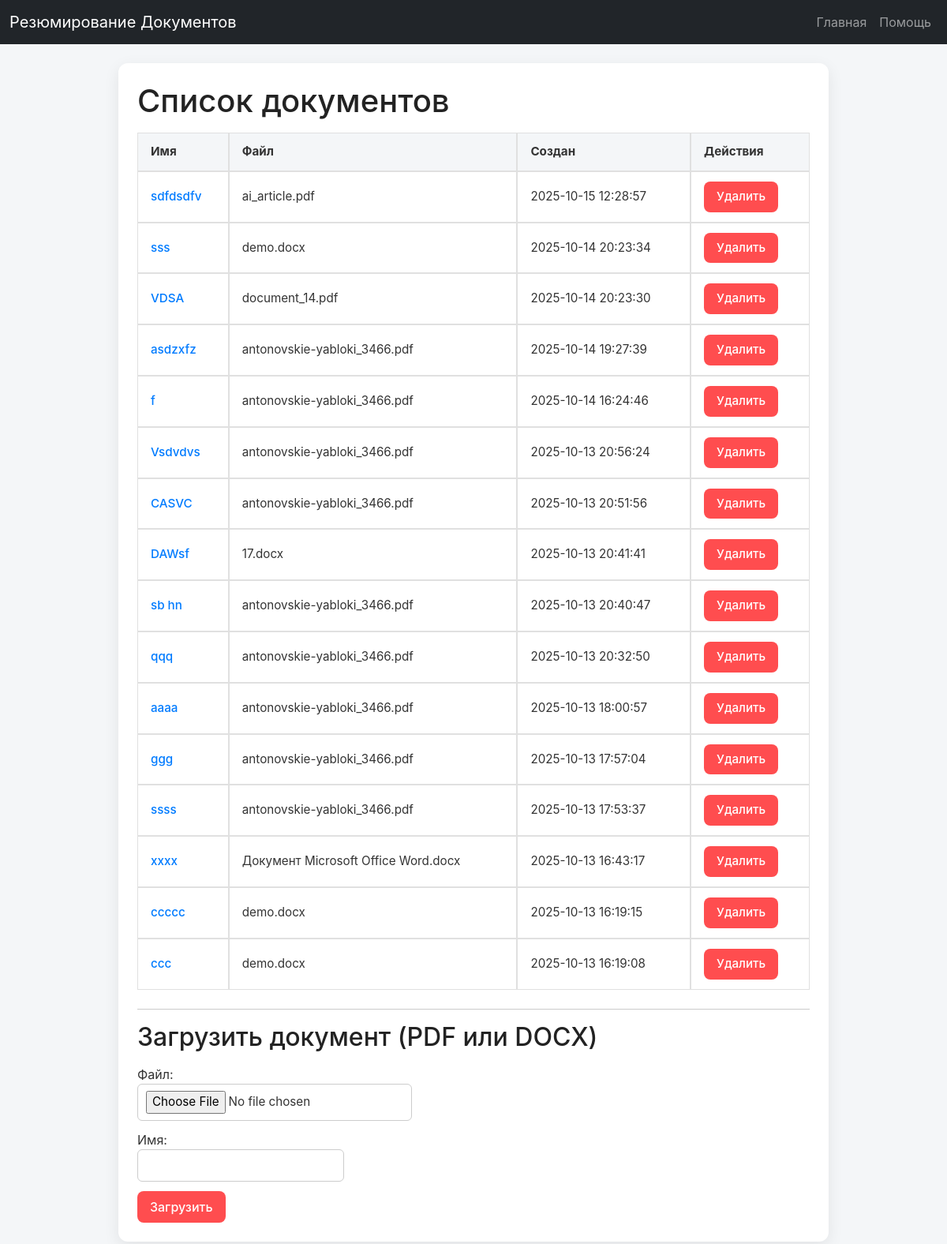
Before: / with the older database file.
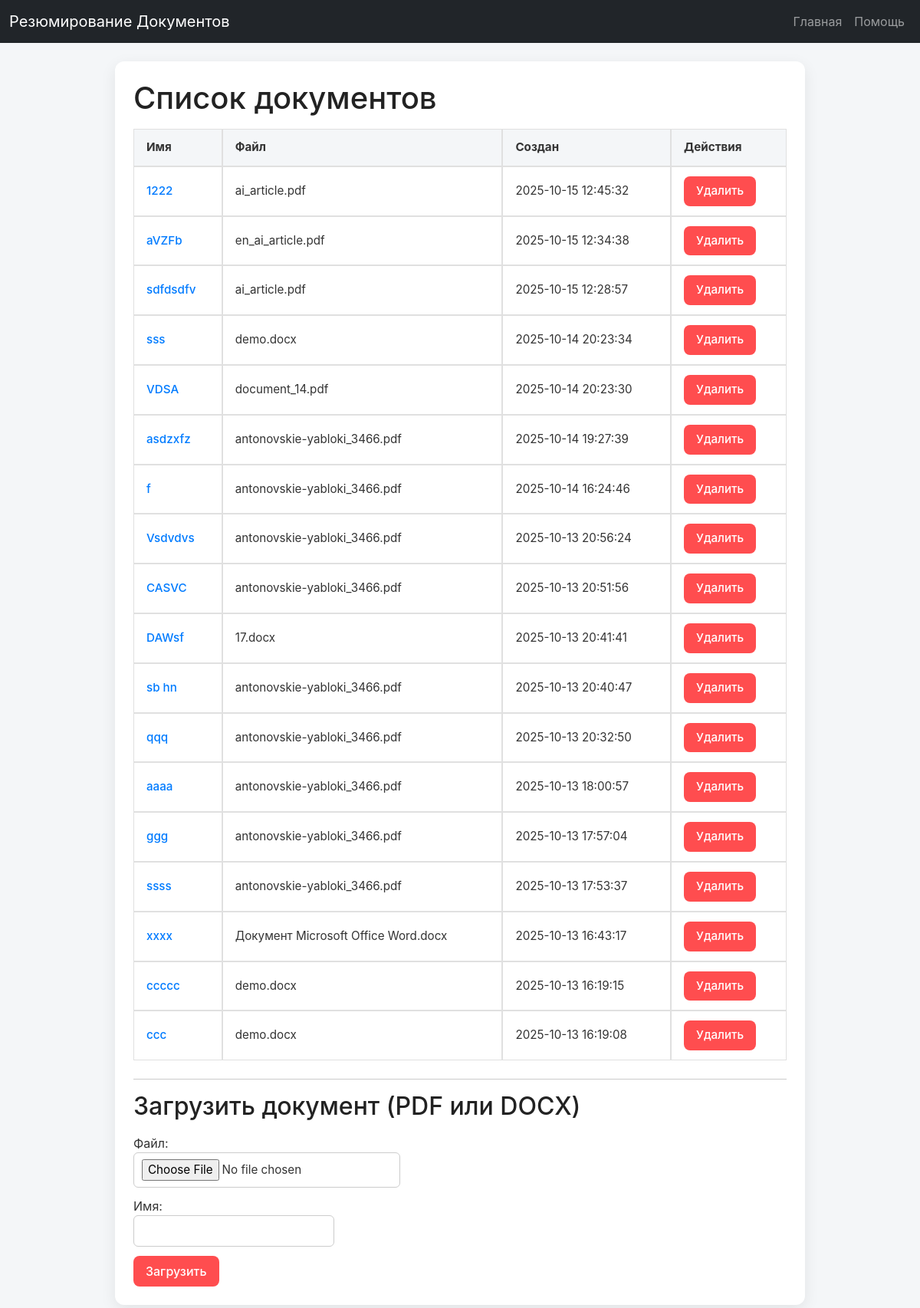
After: the same page with the newer database file.
### models.py (models this page shows)
class TextDocument(Base):
    __tablename__ = "text_documents"
    id = Column(Integer, primary_key=True, autoincrement=True)
    file_name = Column(String, nullable=False)
    name = Column(String, nullable=False, unique=True)
    original_text = Column(String, nullable=False)
    summary_json = Column(JSON, nullable=False)
    created_at = Column(DateTime(timezone=True), server_default=func.now())

### web_routes.py (the view)
@router.get("/", response_class=HTMLResponse)
async def index(request: Request, service: DocumentService = Depends(get_document_service)):
    docs = await service.list_documents_info()
    return request.app.templates.TemplateResponse(
        "index.html",
        {
            "request": request,
            "documents": docs
        }
    )

### templates/index.html (shortened to what this page needs)
{% extends "base.html" %}
{% block content %}
  <h1>Список документов</h1>
  {% if documents %}
    <table class="docs">
      <thead>
        <tr><th>Имя</th><th>Файл</th><th>Создан</th><th>Действия</th></tr>
      </thead>
      <tbody>
      {% for d in documents %}
        <tr>
          <td><a href="/documents/{{ d.id }}">{{ d.name }}</a></td>
          <td>{{ d.file_name }}</td>
          <td>{{ d.created_at or "-" }}</td>
          <td>
            <form action="/documents/{{ d.id }}/delete" method="post" style="display:inline">
              <button type="submit" onclick="return confirm('Удалить {{ d.name }}?')">Удалить</button>
            </form>
          </td>
        </tr>
      {% endfor %}
      </tbody>
    </table>
  {% else %}
    <p>Документов пока нет.</p>
  {% endif %}
  <hr/>
  <h2>Загрузить документ (PDF или DOCX)</h2>
  <form action="/documents/upload" method="post" enctype="multipart/form-data">
    <label>Файл:<br/>
      <input type="file" name="file" accept=".pdf,.docx" required>
    </label>
    <br/>
    <label>Имя:<br/>
      <input type="text" name="name" style="width: 100%" required>
    </label>
    <br/>
    <button type="submit">Загрузить</button>
  </form>
{% endblock %}

### templates/base.html (shortened to what this page needs)
<!DOCTYPE html>
<html lang="ru">
<head>
    <link href="https://cdn.jsdelivr.net/npm/bootstrap@5.3.3/dist/css/bootstrap.min.css" rel="stylesheet">
    <link rel="stylesheet" href="/static/styles.css">
</head>
<body>
<nav class="navbar navbar-expand-lg navbar-dark bg-dark">
    <div class="container-fluid">
        <a class="navbar-brand" href="{{ url_for('index') }}">Резюмирование Документов</a>
        <div class="collapse navbar-collapse" id="navbarNav">
            <ul class="navbar-nav ms-auto">
                <li class="nav-item">
                    <a class="nav-link" href="{{ url_for('index') }}">Главная</a>
                </li>
                <li class="nav-item">
                    <a class="nav-link" href="{{ url_for('help_page') }}">Помощь</a>
                </li>
            </ul>
        </div>
    </div>
</nav>
<div class="container my-4">
    {% block content %}{% endblock %}
</div>
</body>
</html>

### static/styles.css (style rules this page uses)
body { font-family: 'Inter', sans-serif; background: #f4f6f8; color: #333; margin: 0; padding: 0; }
.container { max-width: 900px; margin: 30px auto; background: #fff; padding: 24px; border-radius: 12px; box-shadow: 0 6px 20px rgba(0,0,0,0.08); }
h1, h2, h3, h4 { color: #222; margin-bottom: 16px; }
button, .btn { font-weight: 500; padding: 8px 16px; border-radius: 8px; border: none; cursor: pointer; transition: all 0.2s; text-decoration: none; display: inline-block; text-align: center; }
button { background: linear-gradient(135deg, #4f9cff, #0066ff); color: white; }
button.delete-btn, button[type="submit"] { background: #ff4d4f; color: white; }
.docs { width: 100%; border-collapse: separate; border-spacing: 0; font-size: 0.95rem; margin-bottom: 24px; }
.docs th, .docs td { border: 1px solid #e0e0e0; padding: 12px 16px; text-align: left; transition: background 0.3s; }
.docs th { background: #f4f6f8; }
.docs a { text-decoration: none; color: #007bff; font-weight: 500; }
form { margin-top: 16px; }
input[type="text"], input[type="file"] { width: 100%; padding: 8px 10px; border-radius: 6px; border: 1px solid #ccc; margin-bottom: 12px; font-size: 0.95rem; box-sizing: border-box; }

Changed rows visible on the page:
added TextDocument: name "1222", file_name "ai_article.pdf", created_at "2025-10-15 12:45:32"
added TextDocument: name "aVZFb", file_name "en_ai_article.pdf", created_at "2025-10-15 12:34:38"
